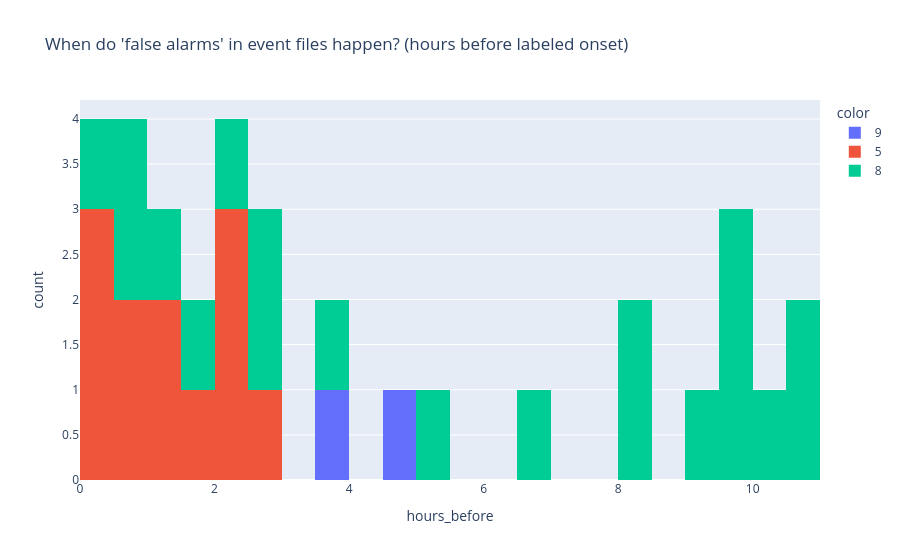

Notebook source saved alongside this figure:
### Markdown cell above
## v4: fixed 1-hour look-back features (lvl1h, wav1h)

- Coverage: lvl1h exists in ~49–56% of windows, wav1h in ~39–45% (no look-back in each file's first hour; invalid windows break the hour). The 1-minute spacing check passed for all files.
- At equal false alarms (0.07/well/day), v4 detects 0.35 vs v3's 0.27 (macro). At equal detection (0.35), v4 has 0.07 vs v3's 0.25 false alarms/day. The curve moved up and to the left.
- Gain comes mainly from fewer false alarms (global tier 1.22 → 0.18/day at q=0.995); per-well tier rose slightly (0.015 → 0.045).
- Early warning (≥1 h) is unchanged (0.14 at q=0.995): the new features did not help slow events as intended. Hypothesis: they help separate brief disturbances from sustained shifts.

### Code cell
import importlib
import assetmind.evaluation.event_metrics as em
import assetmind.models.eval_anomaly_twotier as ev
importlib.reload(em); importlib.reload(ev)   # pick up the edited code without restarting

rep_v3 = ev.evaluate(wv, meta, 0.995, 5, "out_of_sample", ("logstd", "change"))
fa = rep_v3[rep_v3["has_event"]].explode("fa_hours_before_onset").dropna(subset=["fa_hours_before_onset"])
fa["hours_before"] = fa["fa_hours_before_onset"].astype(float)

print("False alarm episodes in event files:", len(fa))
for h in [0.5, 1, 2, 4]:
    print(f"  within {h} h before onset: {(fa['hours_before'] <= h).mean():.0%}")
print(fa.groupby("event_class")["hours_before"].describe().round(2))
px.histogram(fa, x="hours_before", color=fa["event_class"].astype(str), nbins=40,
             title="When do 'false alarms' in event files happen? (hours before labeled onset)").show()

### Figure 1 — Plotly figure (JSON) as saved in the notebook; plotly's stock layout.template omitted (floating-point values rounded to 4 significant figures)
{"data": [{"bingroup": "x", "hovertemplate": "color=9<br>hours_before=%{x}<br>count=%{y}<extra></extra>", "legendgroup": "9", "marker": {"color": "#636efa", "pattern": {"shape": ""}}, "name": "9", "nbinsx": 40, "orientation": "v", "showlegend": true, "type": "histogram", "x": [3.88, 4.6], "xaxis": "x", "yaxis": "y"}, {"bingroup": "x", "hovertemplate": "color=5<br>hours_before=%{x}<br>count=%{y}<extra></extra>", "legendgroup": "5", "marker": {"color": "#EF553B", "pattern": {"shape": ""}}, "name": "5", "nbinsx": 40, "orientation": "v", "showlegend": true, "type": "histogram", "x": [2.92, 2.47, 2.28, 2.0, 1.83, 1.38, 1.22, 0.92, 0.77, 0.47, 0.3, 0.13], "xaxis": "x", "yaxis": "y"}, {"bingroup": "x", "hovertemplate": "color=8<br>hours_before=%{x}<br>count=%{y}<extra></extra>", "legendgroup": "8", "marker": {"color": "#00cc96", "pattern": {"shape": ""}}, "name": "8", "nbinsx": 40, "orientation": "v", "showlegend": true, "type": "histogram", "x": [0.15, 10.63, 10.53, 10.05, 9.92, 9.73, 9.55, 9.18, 8.42, 8.1, 6.87, 5.08, 3.57, 2.95, 2.57, 2.23, 1.77, 1.02, 0.88, 0.58], "xaxis": "x", "yaxis": "y"}], "layout": {"barmode": "relative", "legend": {"title": {"text": "color"}, "tracegroupgap": 0}, "title": {"text": "When do 'false alarms' in event files happen? (hours before labeled onset)"}, "xaxis": {"anchor": "y", "domain": [0, 1], "title": {"text": "hours_before"}}, "yaxis": {"anchor": "x", "domain": [0, 1], "title": {"text": "count"}}}}
